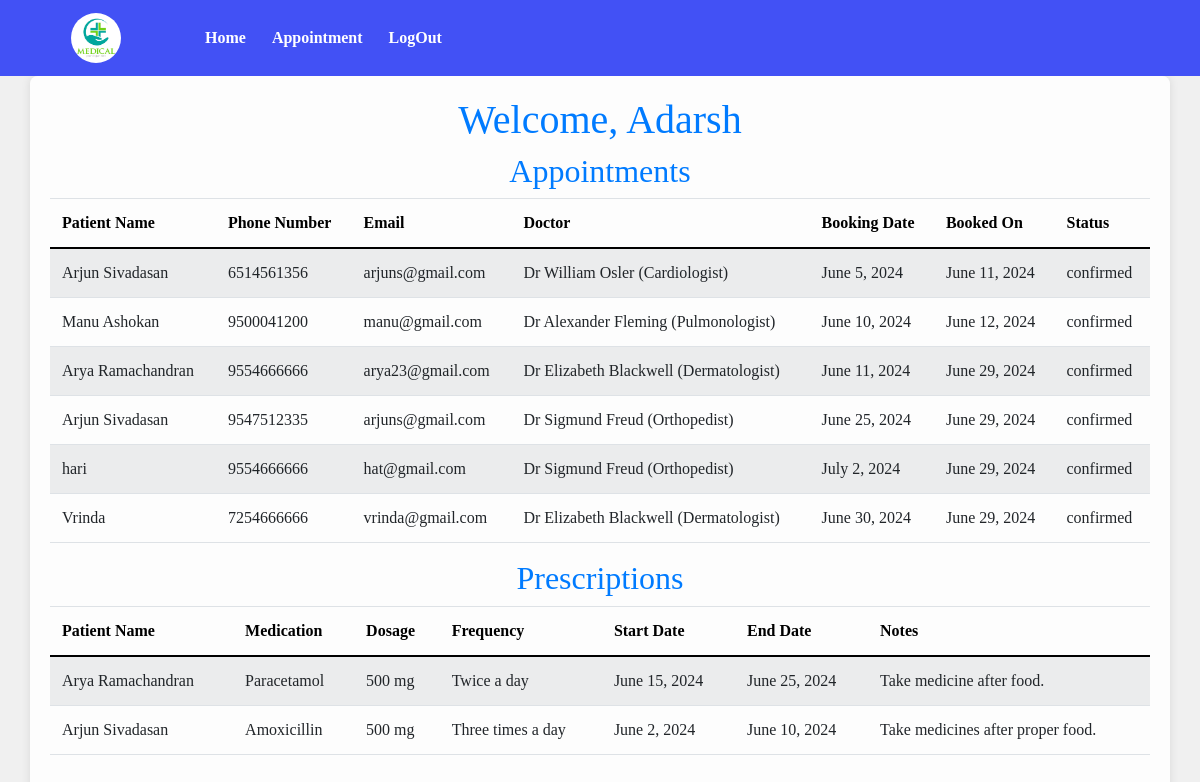
Screenshot of /nurse/dashboard/ (signed in) with the database file from the repository.
### hospital/models.py (models this page shows, shortened)
class Nurse(models.Model):
    username = models.CharField(max_length=150)
    password = models.CharField(max_length=128)

class Appointment(models.Model):
    Patient_name = models.CharField(max_length=50)
    Phone_number = models.CharField(max_length=10)
    Email_id = models.EmailField()
    Doctor_name = models.ForeignKey(Doctor,on_delete=models.CASCADE)
    Booking_date = models.DateField()
    Booked_on = models.DateField(auto_now=True)
    STATUS_CHOICES = [
        ('confirmed', 'Confirmed'),
        ('pending', 'Pending'),
        ('cancelled', 'Cancelled'),
        ('completed', 'Completed'),
        ('rescheduled','rescheduled')
    ]
    status = models.CharField(max_length=20, choices=STATUS_CHOICES, default='')

class Doctor(models.Model):
    name = models.CharField(max_length=25)
    specialization = models.CharField(max_length=40)
    image = models.ImageField(upload_to='media', blank=True, default='')
    def __str__(self):
        return ' {}'.format(self.name) + ' ({})'.format(self.specialization)

class Prescription(models.Model):
    doctor = models.ForeignKey(Doctor,null=True, on_delete=models.CASCADE)
    patient_name = models.CharField(max_length=100,default='')
    medication = models.CharField(max_length=100)
    dosage = models.CharField(max_length=50)
    frequency = models.CharField(max_length=50)
    start_date = models.DateField()
    end_date = models.DateField()
    notes = models.TextField()

### hospital/views.py (the view)
# urls.py: path('nurse/dashboard/', views.nurse_dashboard, name='nurse_dashboard'),
def nurse_dashboard(request):
    nurse_id = request.session.get('nurse_id')
    if nurse_id:
        nurse = Nurse.objects.get(id=nurse_id)
        appointments = Appointment.objects.all()
        prescriptions = Prescription.objects.all()
        return render(request, 'nurse_dashboard.html', {'nurse': nurse, 'appointments': appointments, 'prescriptions': prescriptions})
    else:
        return redirect('nurse_login')

### templates/nurse_dashboard.html (shortened to what this page needs)
{% include 'staff_navbar.html' %}
{% load static %}
<!DOCTYPE html>
<html lang="en">
<head>
    <link rel="stylesheet" href="https://stackpath.bootstrapcdn.com/bootstrap/4.5.2/css/bootstrap.min.css">
</head>
<body>
    <div class="container">
        <h1>Welcome, {{ nurse.username }}</h1>
        <h2>Appointments</h2>
        <table class="table table-striped">
            <thead>
                <tr>
                    <th style="color: #000;">Patient Name</th>
                    <th style="color: #000;">Phone Number</th>
                    <th style="color: #000;">Email</th>
                    <th style="color: #000;">Doctor</th>
                    <th style="color: #000;">Booking Date</th>
                    <th style="color: #000;">Booked On</th>
                    <th style="color: #000;">Status</th>
                </tr>
            </thead>
            <tbody>
                {% if appointments %}
                    {% for appointment in appointments %}
                    <tr>
                        <td>{{ appointment.Patient_name }}</td>
                        <td>{{ appointment.Phone_number }}</td>
                        <td>{{ appointment.Email_id }}</td>
                        <td>{{ appointment.Doctor_name }}</td>
                        <td>{{ appointment.Booking_date }}</td>
                        <td>{{ appointment.Booked_on }}</td>
                        <td>{{ appointment.status }}</td>
                    </tr>
                    {% endfor %}
                {% else %}
                    <tr>
                        <td colspan="7" class="no-data">No appointments found.</td>
                    </tr>
                {% endif %}
            </tbody>
        </table>
        <h2>Prescriptions</h2>
        <table class="table table-striped">
            <thead>
                <tr>
                    <th style="color: #000;">Patient Name</th>
                    <th style="color: #000;">Medication</th>
                    <th style="color: #000;">Dosage</th>
                    <th style="color: #000;">Frequency</th>
                    <th style="color: #000;">Start Date</th>
                    <th style="color: #000;">End Date</th>
                    <th style="color: #000;">Notes</th>
                </tr>
            </thead>
            <tbody>
                {% if prescriptions %}
                    {% for prescription in prescriptions %}
                    <tr>
                        <td>{{ prescription.patient_name }}</td>
                        <td>{{ prescription.medication }}</td>
                        <td>{{ prescription.dosage }}</td>
                        <td>{{ prescription.frequency }}</td>
                        <td>{{ prescription.start_date }}</td>
                        <td>{{ prescription.end_date }}</td>
                        <td>{{ prescription.notes }}</td>
                    </tr>
                    {% endfor %}
                {% else %}
                    <tr>
                        <td colspan="7" class="no-data">No prescriptions found.</td>
                    </tr>
                {% endif %}
            </tbody>
        </table>
    </div>
</body>
</html>

### templates/staff_navbar.html (shortened to what this page needs)
{% load static %}
<!DOCTYPE html>
<html lang="en">
<head>
    <link rel="stylesheet" href="{% static '/css/style.css'%}">
    <link rel="stylesheet" href="https://cdnjs.cloudflare.com/ajax/libs/font-awesome/6.2.0/css/all.min.css">
    <link href="https://cdn.jsdelivr.net/npm/bootstrap@5.0.2/dist/css/bootstrap.min.css" rel="stylesheet">
</head>
<body>
  <div class="all-content">
  <nav class="navbar navbar-expand-lg" id="navbar">
    <div class="container-fluid">
      <a class="navbar-brand" href="#" id="logo"><img src="static/images/logo1.jpg" alt=""></a>
      <div class="collapse navbar-collapse" id="navbarSupportedContent">
        <ul class="navbar-nav me-auto mb-2 mb-lg-0">
          <li class="nav-item">
            <a class="nav-link active" aria-current="page" href="{% url 'home' %}">Home</a>
          </li>
          <li class="nav-item">
            <a class="nav-link" href="{% url 'appointment' %}">Appointment</a>
          </li>
            <li class="nav-item">
            <a class="nav-link" href="{% url 'logout' %}">LogOut</a>
          </li>
        </ul>
      </div>
    </div>
  </nav>
    </div>
</body>
</html>

### static/css/style.css (style rules this page uses)
* { margin: 0; padding: 0; box-sizing: border-box; font-family: 'Merriweather', serif; }
.all-content { background: #f7f5f2; }
#navbar { background-color: #4251f5; font-family: 'Roboto', sans-serif; }
#logo img { border-radius: 30px; width: 50px; margin-left: 40px; }
.navbar-nav { margin-left: 50px; }
.nav-item .nav-link { color: white; margin-left: 10px; font-weight: bold; transition: 0.5s; }
html { scroll-behavior: smooth; }

### templates/nurse_dashboard.html (style rules this page uses)
body { font-family: Arial, sans-serif; background-color: #f0f0f0; margin: 0; padding: 0; }
.container { width: 100%; height: 100vh; padding: 20px; background-color: rgba(255, 255, 255, 0.9); border-radius: 8px; box-shadow: 0 0 10px rgba(0, 0, 0, 0.1); overflow: auto; }
h1, h2 { text-align: center; color: #007bff; }
table { width: 100%; border-collapse: collapse; margin-bottom: 20px; }
th, td { padding: 8px; text-align: left; border-bottom: 1px solid #dee2e6; }
th { background-color: #007bff; color: white; }
.table-striped tbody tr:nth-of-type(odd) { background-color: #f8f9fa; }

### rows the page displays
Nurse: username "Adarsh"
Appointment: Patient_name "Arjun Sivadasan", Phone_number "6514561356", Email_id "arjuns@gmail.com", Doctor_name "Dr William Osler (Cardiologist)", Booking_date "June 5, 2024", Booked_on "June 11, 2024", status "confirmed"
Appointment: Patient_name "Manu Ashokan", Phone_number "9500041200", Email_id "manu@gmail.com", Doctor_name "Dr Alexander Fleming (Pulmonologist)", Booking_date "June 10, 2024", Booked_on "June 12, 2024", status "confirmed"
Appointment: Patient_name "Arya Ramachandran", Phone_number "9554666666", Email_id "arya23@gmail.com", Doctor_name "Dr Elizabeth Blackwell (Dermatologist)", Booking_date "June 11, 2024", Booked_on "June 29, 2024", status "confirmed"
Appointment: Patient_name "Arjun Sivadasan", Phone_number "9547512335", Email_id "arjuns@gmail.com", Doctor_name "Dr Sigmund Freud (Orthopedist)", Booking_date "June 25, 2024", Booked_on "June 29, 2024", status "confirmed"
Appointment: Patient_name "hari", Phone_number "9554666666", Email_id "hat@gmail.com", Doctor_name "Dr Sigmund Freud (Orthopedist)", Booking_date "July 2, 2024", Booked_on "June 29, 2024", status "confirmed"
Appointment: Patient_name "Vrinda", Phone_number "7254666666", Email_id "vrinda@gmail.com", Doctor_name "Dr Elizabeth Blackwell (Dermatologist)", Booking_date "June 30, 2024", Booked_on "June 29, 2024", status "confirmed"
Prescription: patient_name "Arya Ramachandran", medication "Paracetamol", dosage "500 mg", frequency "Twice a day", start_date "June 15, 2024", end_date "June 25, 2024", notes "Take medicine after food."
Prescription: patient_name "Arjun Sivadasan", medication "Amoxicillin", dosage "500 mg", frequency "Three times a day", start_date "June 2, 2024", end_date "June 10, 2024", notes "Take medicines after proper food."
